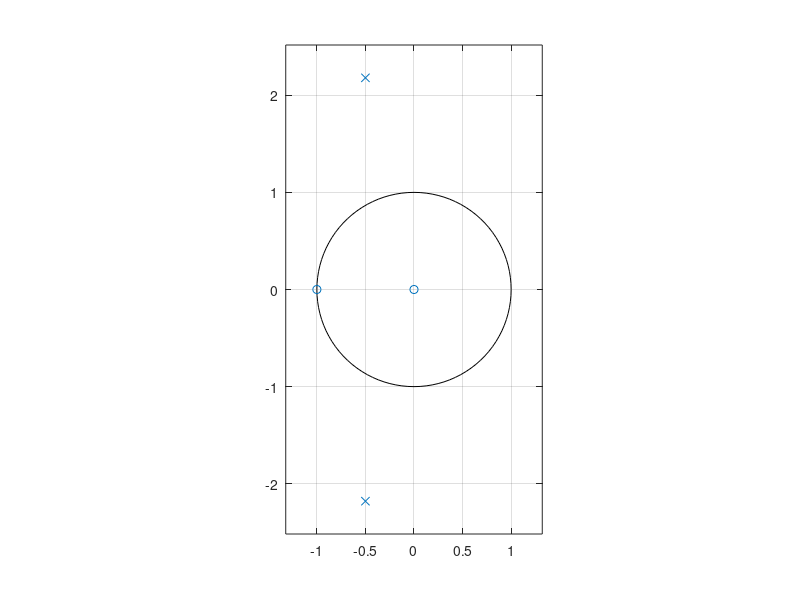

MATLAB code for this plot: (Note: this script raises an error after producing the figure.)
%FILTRO ESTAVEL
%PQ O POLO ESTA NO LADO ESQUERDO DO GRAFICO
b = [1 1];
%SE COLOCAR -1 NO MEIO, O POLO VAI PARA O LADO DIREITO
a = [1 1 5];
[z1,p1,k]=tf2zp(b,a)
z2 = roots(b);
p2 = roots(a);
zplane(b,a);
%%
freqs(b,a);
%%
%NAO ESQUECER QUE ROLA UM GANHO 
%A CONSTANTE QUE MULTIPLICA O K
%RESPOSTA EM FREQUENCIA EM TERMOS ANALITICOS
syms s  w
H(s) = (s+1)/(s^2 + s + 5);
pretty(H(1j*w))
latex(H(1j*w))
ws = logspace(-2, 1, 1000);
h = H(1j*ws);
subplot(211)
semilogx(ws,abs(h)); grid on;
subplot(212)
semilogx(ws,angle(h)/pi*180); grid on;